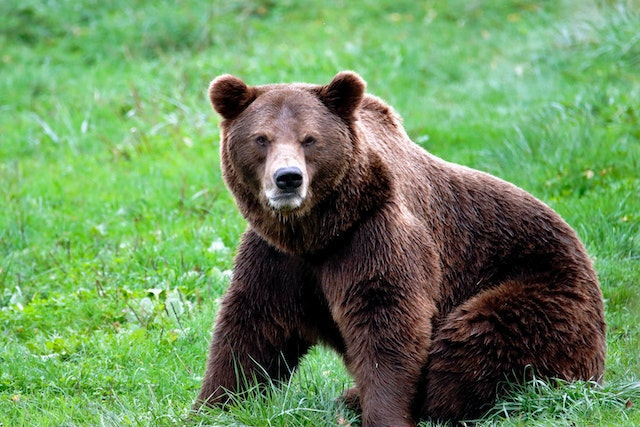
#> input picture data/bear.jpg, 640 x 427 px, found by its file name
$ python main.py
#> lines starting #> are read from the running program, lines starting #| are printed output that depends on the picture; after the words box and inside, x2 and y2 are one past the last pixel; in counts of white or black regions, pixels touching at a corner belong together
import os

import cv2

img = cv2.imread(os.path.join('data', 'bear.jpg'))
#> img is the input picture: shape (427, 640, 3); mean B, G, R 91.8, 141.6, 106.1

img = cv2.imread(os.path.join('data', 'bird_resized.jpg'))
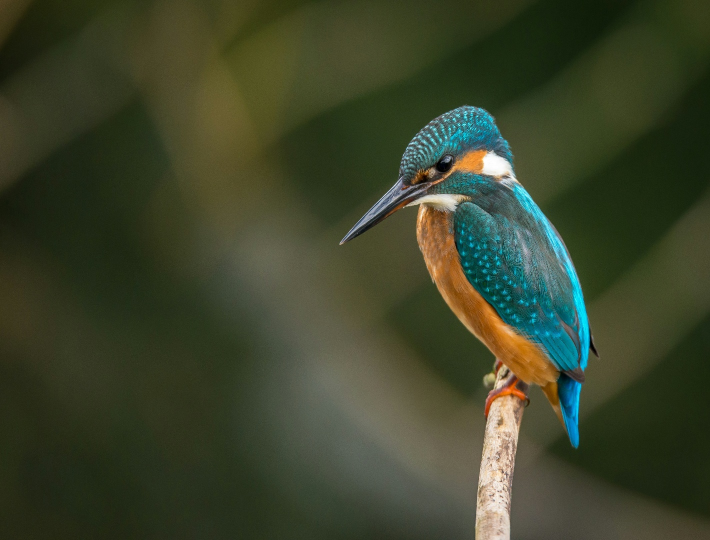
#> input picture data/bird_resized.jpg, 1420 x 1080 px, found by its file name (shown at 1/2 size)
#> img is the input picture: shape (1080, 1420, 3); mean B, G, R 43.5, 67.3, 60.2


img_edge = cv2.Canny(img, 300, 400)
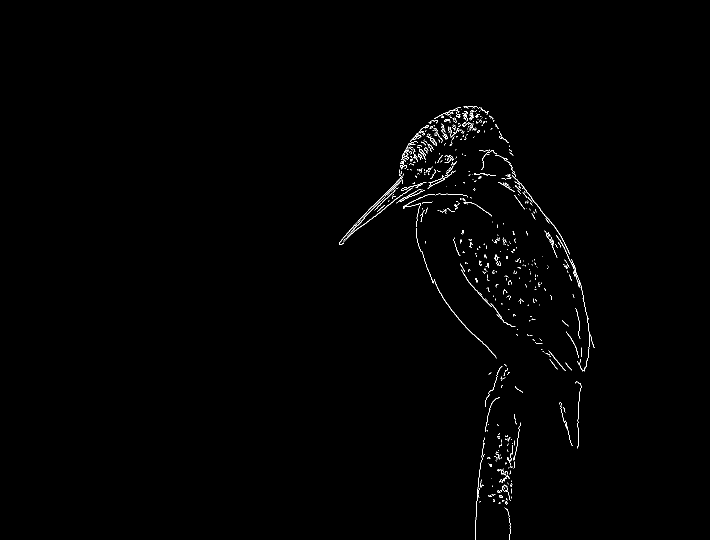
#> img_edge: shape (1080, 1420) (shown at 1/2 size); 0.6% white in thin lines or dots, all inside (x1, y1, x2, y2) = (678, 212, 1190, 1080)

cv2.imshow('image', img)
cv2.imshow('edge', img_edge)
cv2.waitKey(0)
